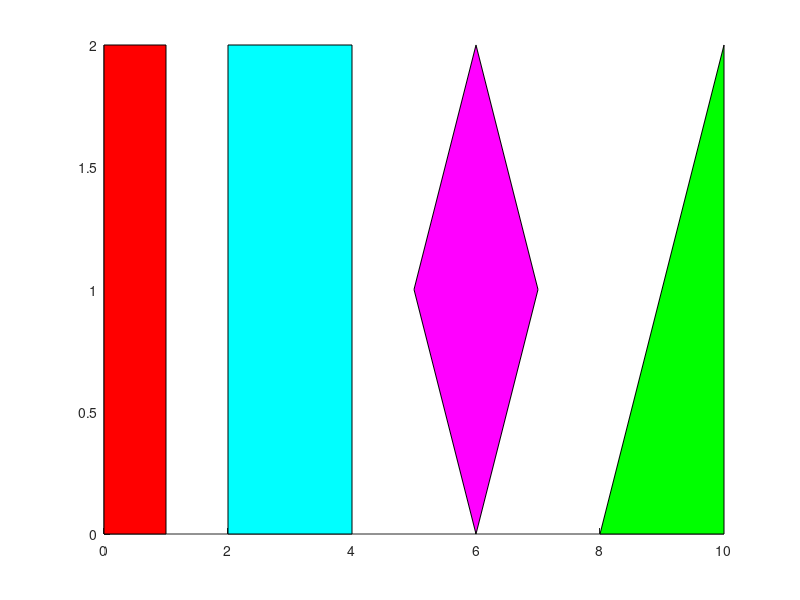

Recreate this plot in MATLAB.
%Rectangle
x = [0 1 1 0];
y = [0 0 2 2];
patch(x,y,'red')

%Square
x = [2 4 4 2];
y = [0 0 2 2];
patch(x,y,'cyan')

%Diamond
x = [5 6 7 6];
y = [1 0 1 2];
patch(x,y,'magenta')

%triangle
x2 = [8; 10; 10];
y2 = [0; 0; 2];
patch(x2,y2,'green')
